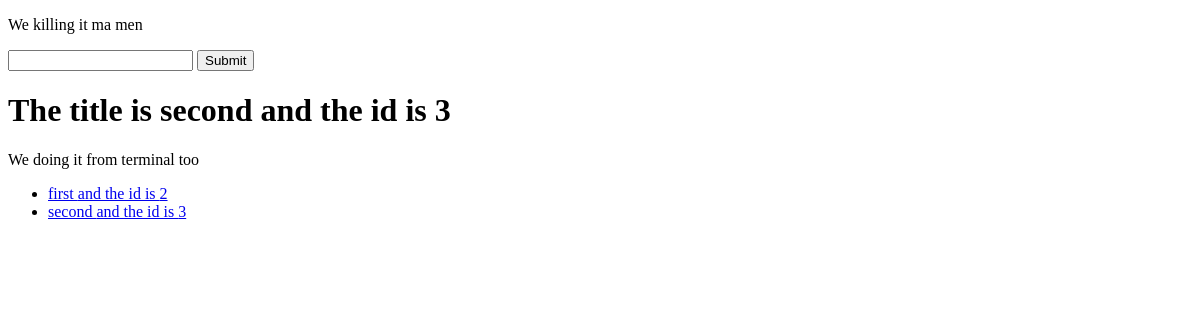
Before: / with the older database file.
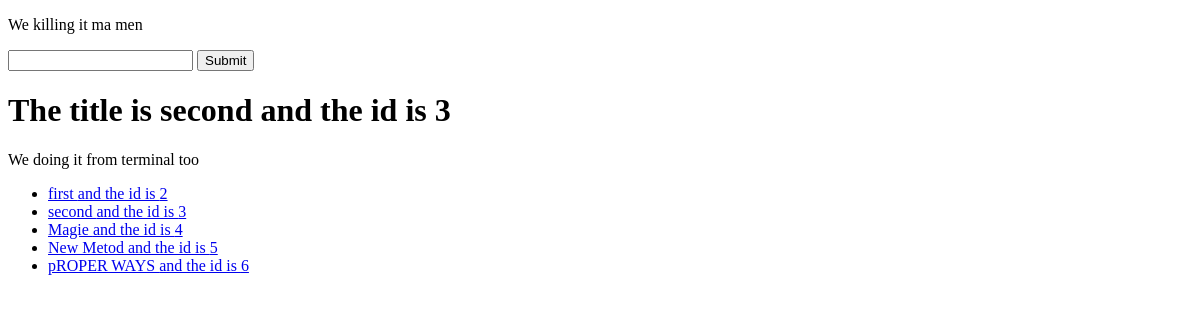
After: the same page with the newer database file.
### articles/models.py (models this page shows)
class Article(models.Model):
    title = models.TextField()
    content = models.TextField()

### trydjango2/views.py (the view)
# urls.py: path('', home_view),
def home_view(request):
    article_object = Article.objects.get(id = 3)
    name = 'Margaret Mwaura'
    number = random.randint(10, 398929)
    my_list_query_set = Article.objects.all()
    context = {
      'my_list' : my_list_query_set,
      'title' : article_object.title,
      'content' : article_object.content,
      'id' : article_object.id,
   }
    HTML_STRING = render_to_string("home-view.html", context = context)
    print(1000*244)
    return HttpResponse(HTML_STRING)

### templates/home-view.html
{% extends "base.html" %}
{% block content %}
<h1> The title is  {{ title }} and the id is {{ id }} </h1>
<p> {{ content }} </p>
<ul>
{% for x in my_list %}
    {% if x.title %}
   <li><a href="/articles/{{ x.id }}"> {{ x.title }} and the id is {{ x.id }} </a></li>
   {% endif %}
{% endfor%}
</ul>
{% endblock content %}

### templates/base.html
<!DOCTYPE html>
<html>
    <head>
    </head>
    <body>
        <p> We killing it ma men</p>
        <form action="/articles/" method="GET">
            <input type="text" name="query"/>
            <input type="submit"/>
        </form>
        {% block content %}
        {% endblock content %}
    </body>
</html>

Changed rows visible on the page:
added Article: title "Magie", id "4"
added Article: title "New Metod", id "5"
added Article: title "pROPER WAYS", id "6"
